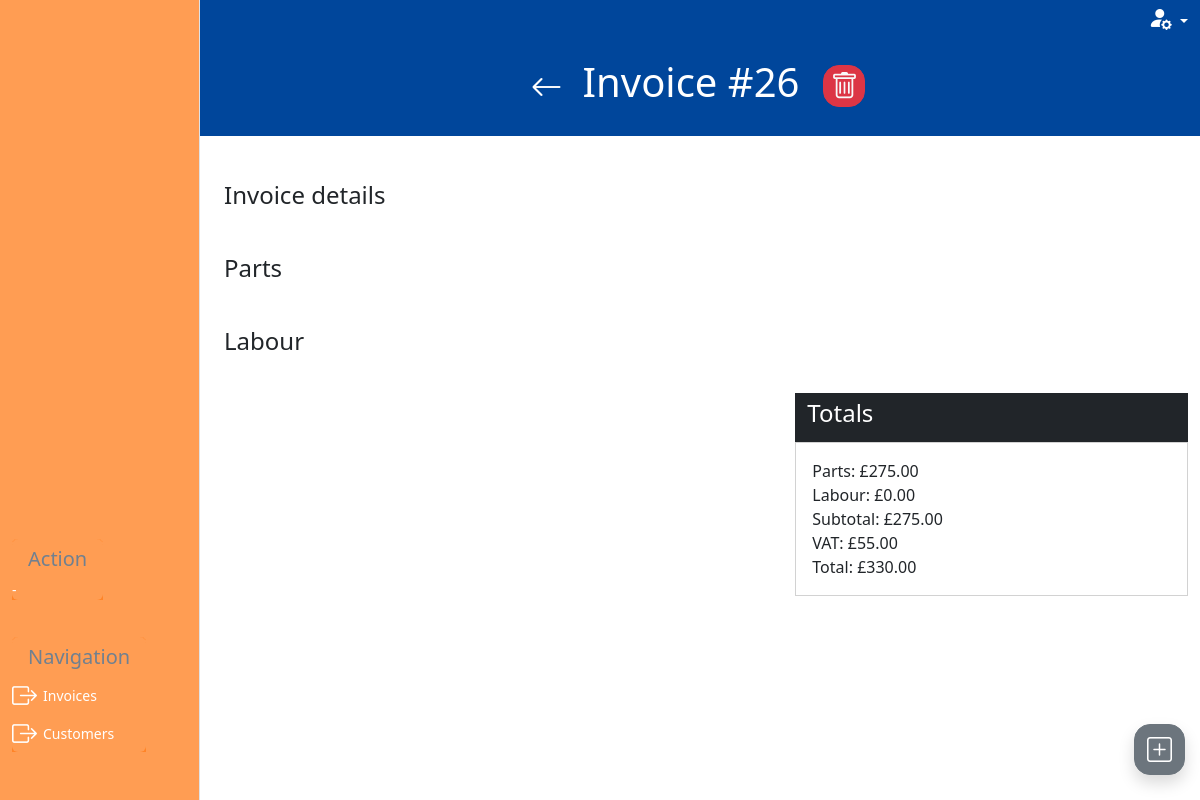
The app's page /invoices/invoice_select/f196736060d1 with its own data.
### invoice/models.py (models this page shows, shortened)
class Invoice(models.Model):
    class InvoiceStatus(models.IntegerChoices):
        WORK_ON_HOLD = 1, 'Work on hold'
        OPEN = 2, 'Open'
        READY_FOR_PROCESSING = 3, 'Ready for processing'
        READY_FOR_VERIFICATION = 4, 'Ready for verification'
        SENT_TO_CUSTOMER = 5, 'Sent to customer'
        COMPLETE = 6, 'Complete'
    inv_number = models.CharField(
        max_length=10, null=True, editable=False)
    inv_integer = models.PositiveIntegerField(null=True, editable=False)
    customer = models.ForeignKey(
        Customer, on_delete=models.PROTECT, related_name='invoices',
        blank=True, null=True)
    vehicle = models.ForeignKey(
        Vehicle, on_delete=models.PROTECT, related_name='invoices',
        blank=True, null=True)
    date_in = models.DateTimeField(blank=True, null=True)
    mileage = models.PositiveIntegerField(blank=True, null=True)
    status = models.PositiveSmallIntegerField(
        choices=InvoiceStatus.choices, blank=True, null=True)
    active = models.BooleanField(default=True, blank=True, null=True)
    parts_total = models.PositiveIntegerField(blank=True, null=True)
    labour_total = models.PositiveIntegerField(blank=True, null=True)
    subtotal = models.PositiveIntegerField(blank=True, null=True)
    vat_total = models.PositiveIntegerField(blank=True, null=True)
    grand_total = models.PositiveIntegerField(blank=True, null=True)
    slug = models.SlugField(max_length=100, unique=True, blank=False, null=False)
    unique_id = models.CharField(null=True, blank=True, max_length=100)
    def __str__(self):
        if self.inv_integer:
            result = f'{self.customer} - {self.vehicle} - {self.inv_number}'
        elif self.customer and self.vehicle:
            result = f'{self.customer} - {self.vehicle} - ({self.unique_id})'
        elif self.customer or self.vehicle:
            result = f'{self.customer or self.vehicle} - ({self.unique_id})'
        else:
            result = f'Blank invoice - ({self.unique_id})'
        return result

### invoice/views.py (the view)
# urls.py: path('invoice_select/<slug:slug>', views.invoice_summary, name='invoice_summary'),
def invoice_summary(request, slug):
    invoice = get_object_or_404(Invoice, slug=slug)
    invoice_form = InvoiceForm(instance=invoice)
    parts = Part.objects.filter(invoice=invoice.id)
    part_formset = PartFormSet(queryset=parts, instance=invoice, prefix='parts')
    part_formset.helper = BasePartFormSetHelper()
    labour = Labour.objects.filter(invoice=invoice.id)
    labour_formset = LabourFormSet(queryset=labour, instance=invoice, prefix='labour')
    labour_formset.helper = BaseLabourFormSetHelper()
    if request.method == 'POST':
        if 'parts-TOTAL_FORMS' in request.POST:
            part_formset = PartFormSet(request.POST, queryset=parts, instance=invoice, prefix='parts')
            if part_formset.is_valid():
                instances = part_formset.save(commit=False)
                for form in part_formset:
                    if form.cleaned_data.get('DELETE'):
                        instance=form.instance
                        instance.delete()
                    else:
                        part_formset.save()
                messages.success(request, 'Parts changes saved successfully.')
                return redirect('invoice_summary', slug=slug)
            else:
                messages.error(request, 'Parts form validation failed. Please check your input.')
                return redirect(reverse('invoice_summary', args=[invoice.slug]))
        elif 'labour-TOTAL_FORMS' in request.POST:
            labour = Labour.objects.filter(invoice=invoice.id)
            labour_formset = LabourFormSet(request.POST, queryset=labour, instance=invoice, prefix='labour')
            if labour_formset.is_valid():
                instances = labour_formset.save(commit=False)
                for form in labour_formset:
                    if form.cleaned_data.get('DELETE'):
                        instance = form.instance
                        instance.delete()
                    else:
                        form.save()
                messages.success(request, 'Labour changes saved successfully.')
                return redirect('invoice_summary', slug=slug)
            else:
                messages.error(request, 'Labour form validation failed. Please check your input.')
                return redirect(reverse('invoice_summary', args=[invoice.slug]))
    else:
        part_formset = PartFormSet(queryset=parts, instance=invoice, prefix='parts')
        part_formset.helper = BasePartFormSetHelper()
        labour_formset = LabourFormSet(queryset=labour, instance=invoice, prefix='labour')
        labour_formset.helper = BaseLabourFormSetHelper()
    context = {
        'item': invoice,
        'previous_url': 'invoice_list',
        'part_formset': part_formset,
        'labour_formset': labour_formset,
        'parts_list': parts,
        'labour_list': labour,
        'edit_invoice_form': invoice_form,
    }
    return render(request, 'invoice/invoice_summary.html', context)

### customer/models.py (called while the page is built)
    def __str__(self):
        return self.name

    def __str__(self):
        return self.registration

### invoice/context_processors.py (called while the page is built)
def user_creds(request):
    return {
        'Mechanic': request.user.groups.filter(name='Mechanic').exists(),
        'Accounts': request.user.groups.filter(name='Accounts').exists(),
        'Foreman': request.user.groups.filter(name='Foreman').exists(),
    }

### invoice/forms.py (called while the page is built, shortened)
def add_or_edit_button(slug):
    if slug:
        text = 'Edit'
    else:
        text = 'Create'
    return text

def add_or_edit_path(slug, type):
    if slug:
        path = reverse('edit_'+type, args=[slug])
    else:
        path = reverse('create_'+type)
    return path

def add_or_edit_modal(slug, type, layout):
    if slug:
        layout
    return  layout

    def create_option(self, name, value, label, selected, index, subindex=None, attrs=None):
        option = super().create_option(
            name, value, label, selected, index, subindex=subindex, attrs=attrs)
        try:
            instance = self.choices.queryset.get(pk=value.value)
            option_fk = instance.customer.id
            if option_fk:
                option['attrs']['class'] = option_fk
        except:
            option['attrs']['class'] = 'no_customer'
        return option

### invoice/templatetags/custom_tags.py (called while the page is built)
@register.filter
def format_currency(value, currency='£'):
    try:
        pounds_value = value / 100
        format_pounds = number_format(pounds_value, decimal_pos=2, force_grouping=True)
        result = f'{currency}{format_pounds}'
    except:
        result = f'{currency}0.00'
    return result

### invoice/templates/invoice/invoice_summary.html (shortened to what this page needs)
{% extends "base_dashboard.html" %}
{% load static %}
{% load crispy_forms_tags %}
{% load custom_tags %}
{% block css %}
{{block.super}}
<link rel="stylesheet" href="{% static 'invoice/css/invoice.css' %}">
{% endblock %}
{% block page_heading %}Invoice #{{item.id}}{% endblock %}
{% block side_menu_action_items %}
<a href="" class="btn side-menu-link text-white"> <span>-</span></a>
{% endblock side_menu_action_items %}
{% block side_menu_nav_items %}
<a href="{% url 'invoice_list' %}" class="btn side-menu-link text-white"><i
    class="bi bi-box-arrow-right"></i><span>Invoices</span></a>
    <a href="{% url 'customer_list' %}" class="btn side-menu-link text-white"><i
        class="bi bi-box-arrow-right"></i><span>Customers</span></a>
{% endblock side_menu_nav_items %}
{% block dashboard_content %}
{% if item.status < 5 %}
<div class="invoice-container">
    <div class="mb-4">
        <button class="btn btn-outline-dark invoice-summary-button w-100" type="button" data-bs-toggle="collapse"
            data-bs-target="#collapseInvoiceDetails" aria-expanded="false" aria-controls="collapseInvoiceDetails">
            <h4>Invoice details</h4>
        </button>
    </div>
    <div class="mb-4">
        <button class="btn btn-outline-dark invoice-summary-button w-100" type="button" data-bs-toggle="collapse"
            data-bs-target="#collapsePartsDetails" aria-expanded="false" aria-controls="collapsePartsDetails">
            <h4>Parts</h4>
        </button>
    </div>
    <div class="mb-4">
        <button class="btn btn-outline-dark invoice-summary-button w-100" type="button" data-bs-toggle="collapse"
            data-bs-target="#collapseLabourDetails" aria-expanded="false" aria-controls="collapseLabourDetails">
            <h4>Labour</h4>
        </button>
    </div>
    <div class="row">
        <div class="col-12 col-lg-5 offset-lg-7 ">
            <p>
                <div class="w-100 invoice-summary-total">
                    <h4>Totals</h4>
                </div>
            </p>
            <div>
                <div class="card card-body invoice-summary-card">
                    <p>
                        Parts: {{item.parts_total|format_currency}}<br>
                        Labour: {{item.labour_total|format_currency}}<br>
                        Subtotal: {{item.subtotal|format_currency}}<br>
                        VAT: {{item.vat_total|format_currency}}<br>
                        Total: {{item.grand_total|format_currency}}
                    </p>
                </div>
            </div>
        </div>
    </div>
</div>
{% else %}
{% include 'includes/invoice_complete.html'%}
{% endif %}
{% endblock %}

### static/css/base.css (style rules this page uses)
html { height: 100%; overflow: hidden; }
a { color: black; text-decoration: none; }
i { font-size: 25px; }
.side-menu-link { display: flex; justify-content: end; align-items: center; justify-content: start; font-size: 14px; font-weight: 500; border:none; margin-right: 0px; padding: 0; }
.side-menu-link > i { font-size: 25px; margin-right: 6px; }

### invoice/static/invoice/css/invoice.css (style rules this page uses)
p { margin: 0; }
.invoice-summary-button { text-align: start; border-radius: 0; border: none; }
.invoice-summary-total { background-color:#212529; color: white; padding: 0.375rem 0.75rem; }
.invoice-summary-card { border-radius: 0; }

### records on screen
Invoice: id "26", parts_total "£275.00", labour_total "£0.00", subtotal "£275.00", vat_total "£55.00", grand_total "£330.00"
